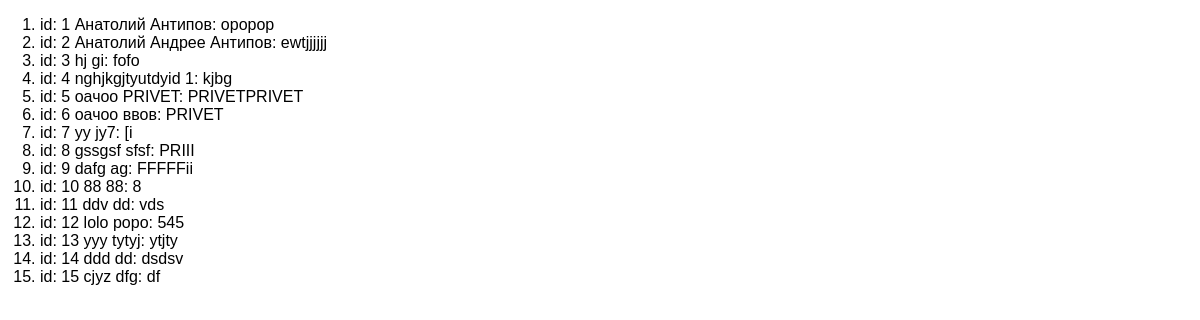
Page /list on the committed database.
### feedback/models.py (models this page shows)
class Feedback(models.Model):
    name = models.CharField(max_length=15, validators=[MinLengthValidator(2)])
    surname = models.CharField(max_length=15, validators=[MinLengthValidator(2)])
    feedback = models.TextField()
    rating = models.PositiveIntegerField()

### feedback/views.py (the view)
# urls.py: path('list', views.ListFeedBack.as_view()),
class ListFeedBack(ListView):  # ListView лучше для отображения списка данных из БД
    template_name = 'feedback/list_feedback.html'
    model = Feedback
    context_object_name = 'all_feed'
    def get_queryset(self):  # отвечает за получение данных из нашей модели
        queryset = super().get_queryset()
        return queryset

### feedback/templates/feedback/list_feedback.html (shortened to what this page needs)
{%extends 'feedback/base.html'%}
{%block content%}
 <ol>
    {%for feed in all_feed%}
        <li>id: {{feed.pk}} {{feed.name}} {{feed.surname}}:  {{feed.feedback}}</li>
     {%endfor%}
 </ol>
{%endblock%}

### feedback/templates/feedback/base.html (shortened to what this page needs)
{%load static%}
<!DOCTYPE html>
<html lang="en">
<head>
    <link rel="stylesheet" href="{% static 'feedback/forms.css' %}">
</head>
<body>
{%block content%}{%endblock%}
</body>
</html>

### feedback/static/feedback/forms.css (style rules this page uses)
body { margin: 0; font-family: Sans-Serif; }

### rows in the picture
Feedback: pk "1", name "Анатолий", surname "Антипов", feedback "opopop"
Feedback: pk "2", name "Анатолий Андрее", surname "Антипов", feedback "ewtjjjjjj"
Feedback: pk "3", name "hj", surname "gi", feedback "fofo"
Feedback: pk "4", name "nghjkgjtyutdyid", surname "1", feedback "kjbg"
Feedback: pk "5", name "оачоо", surname "PRIVET", feedback "PRIVETPRIVET"
Feedback: pk "6", name "оачоо", surname "ввов", feedback "PRIVET"
Feedback: pk "7", name "yy", surname "jy7", feedback "[i"
Feedback: pk "8", name "gssgsf", surname "sfsf", feedback "PRIII"
Feedback: pk "9", name "dafg", surname "ag", feedback "FFFFFii"
Feedback: pk "10", name "88", surname "88", feedback "8"
Feedback: pk "11", name "ddv", surname "dd", feedback "vds"
Feedback: pk "12", name "lolo", surname "popo", feedback "545"
Feedback: pk "13", name "yyy", surname "tytyj", feedback "ytjty"
Feedback: pk "14", name "ddd", surname "dd", feedback "dsdsv"
Feedback: pk "15", name "cjyz", surname "dfg", feedback "df"
